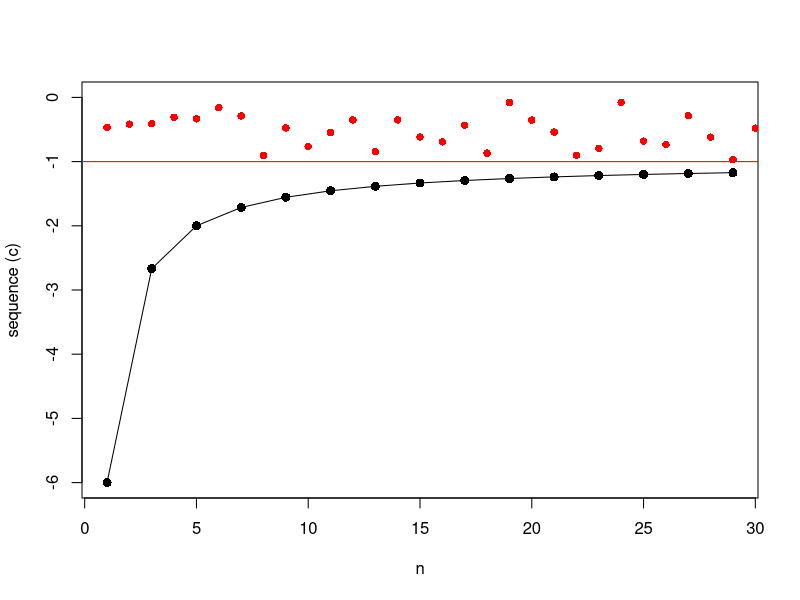
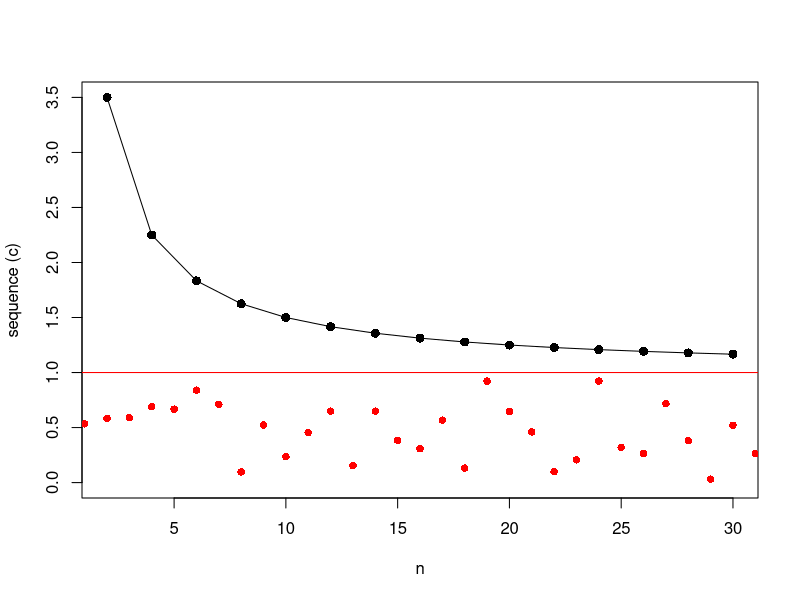
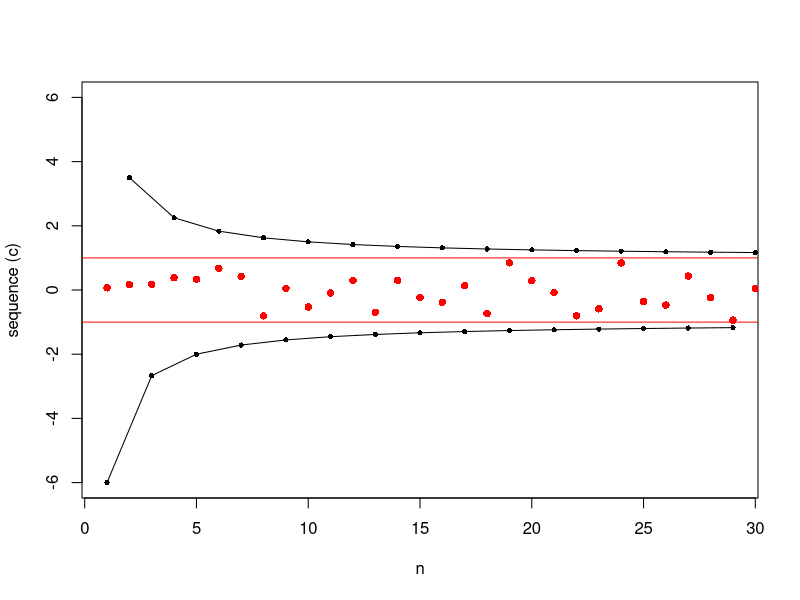

The R script that drew these images, in order:
## ---- chunk 1
f = Vectorize(function(n) (-1)^n*(n+5)/n)
n = 1:30
s = f(n)
d = cbind(n,s)
set.seed(200)
r = runif(100,-1,0)
plot(d[d[,2]<0,], pch = 16, ylim = c(-6,0), cex = 1.2, ylab = "sequence (c)",type = "o")
points(r, pch = 16, col = "red")
abline(h = -1, col = "red")
## ---- chunk 2
set.seed(200)
r = runif(100,0,1)
plot(d[d[,2]>0,], pch = 16, cex = 1.2, ylab = "sequence (c)", ylim = c(0,3.5),type = "o")
points(r, pch = 16, col = "red")
abline(h = 1, col = "red")
## ---- chunk 3
set.seed(200)
r = runif(500,-1,1)
plot(d[d[,2]<0,], pch = 16, ylim = c(-6,6), cex = 0.7, ylab = "sequence (c)", type = "o")
points(d[d[,2]>0,], pch = 16, cex = 0.7, ylab = "sequence (c)", ylim = c(0,3.5), type = "o")
points(r, pch = 16, col = "red")
abline(h = c(-1,1), col = "red")
